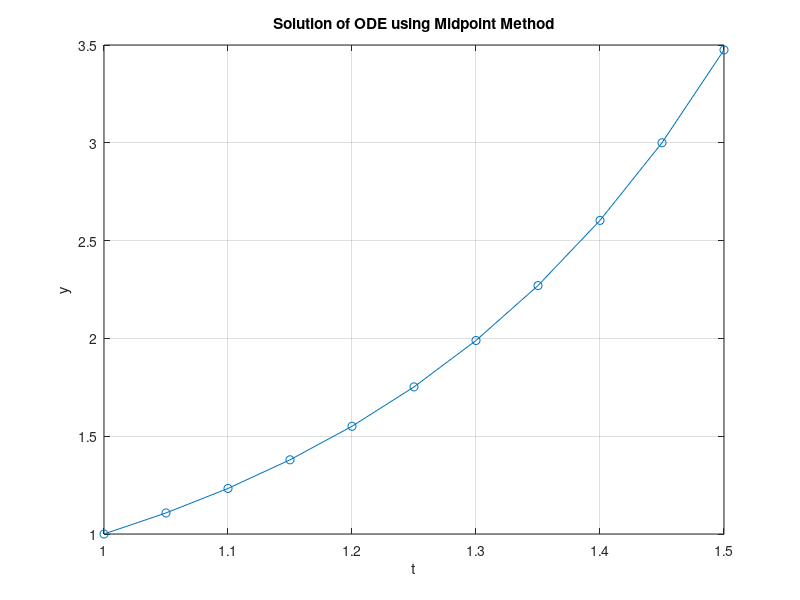

MATLAB code for this plot:
clc
clear
% Define the differential equation dy/dt = 2ty
f = @(t, y) 2*t*y;

% Initial conditions
t0 = 1;   % Initial time
y0 = 1;   % Initial value of the solution

% Time step and number of steps
h = 0.05;  % Time step size
n = 10;  % Number of steps

% Initialize arrays to store the solution
t = t0:h:(t0 + h * n);
y = zeros(1, n+1);
y(1) = y0;

% Midpoint method loop
for i = 1:n
    k1 = h * f(t(i), y(i));
    k2 = h * f(t(i) + h/2, y(i) + k1/2);
    y(i+1) = y(i) + k2;
end

% Plot the solution
figure;
plot(t, y, '-o');
xlabel('t');
ylabel('y');
title('Solution of ODE using Midpoint Method');
grid on;
